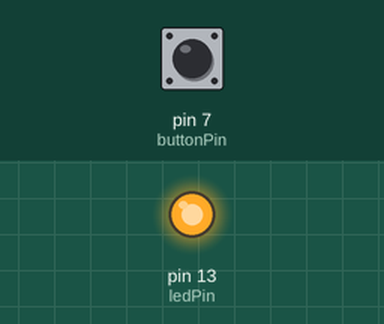
Simulated run of this sketch. Board: Arduino Uno, built with avr-gcc and run on an emulated ATmega328P. Shown: output pins drawn as LEDs (lit = HIGH). The test bench sets the inputs (shaded band); at power-on: pin 7 (buttonPin) LOW.

Above: at 1.2 s.
1.3 s: pin 7 (buttonPin) pulled HIGH for 0.15 s
At 2.5 s:
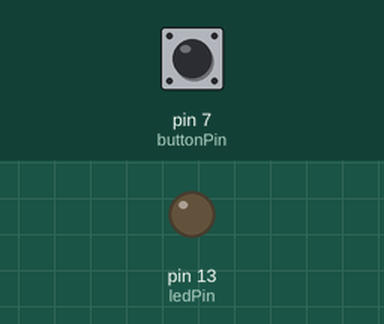
2.9 s: pin 7 (buttonPin) pulled HIGH for 1 s
At 3.8 s:
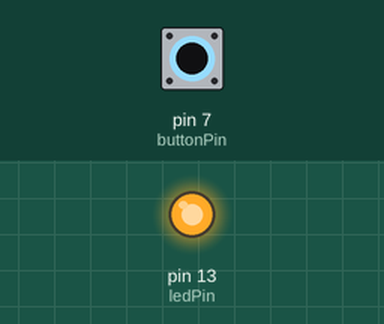
5.4 s: pin 7 (buttonPin) pulled HIGH for 3.2 s
At 5.7 s:
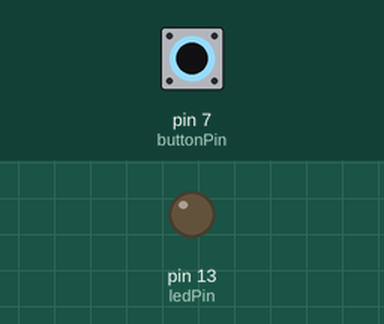
Timing chart, 0 to 8.4 s (numbered marks = the images above; inputs shaded):
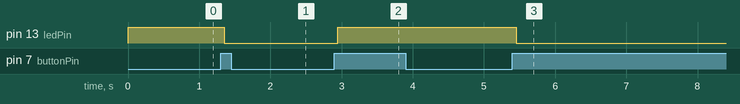

The sketch:

lab_2_ex_11.ino
```cpp
const int buttonPin = 7; //This is the buttons read pin
const int ledPin = 13; // This is the LED output pin

int ledState = HIGH ; //Variable for current LED state
int buttonState; //Variable for current button reading
int lastButtonState = LOW; //Variable for last know button reading

unsigned long lastDebounceTime = 0; //last time the pin was toggled, used to keep track of time
unsigned long debounceDelay = 50; //the debounce time which user sets prior to run

void setup () {
  pinMode ( buttonPin , INPUT );
  pinMode ( ledPin , OUTPUT );
  digitalWrite ( ledPin , ledState );
}
void loop () {
  //read the button pin, if pressed will be high, if not pressed will be low
  int reading = digitalRead ( buttonPin );
  if (reading != lastButtonState) {
  	lastDebounceTime = millis ();
  }
  //check the difference between current time and last registered button press time, if it's greater than user defined delay then change the LED state as it's not a bounce
  if (( millis ()- lastDebounceTime ) > debounceDelay ) {
    if (reading != buttonState) {
        buttonState = reading ;
      if ( buttonState == HIGH ) {
          ledState = ! ledState ;
      }
    }
  }
  //set the LED
  digitalWrite (ledPin , ledState);
  //save the reading. next time through the loop the state of the reading will be known as the lastButtonState
  lastButtonState = reading;
}
```

Measured:
- after the input at 1.3 s, pin 13 (ledPin): HIGH → LOW after 0.05 s
- after the input at 2.9 s, pin 13 (ledPin): LOW → HIGH after 0.05 s
- after the input at 5.4 s, pin 13 (ledPin): HIGH → LOW after 0.05 s
